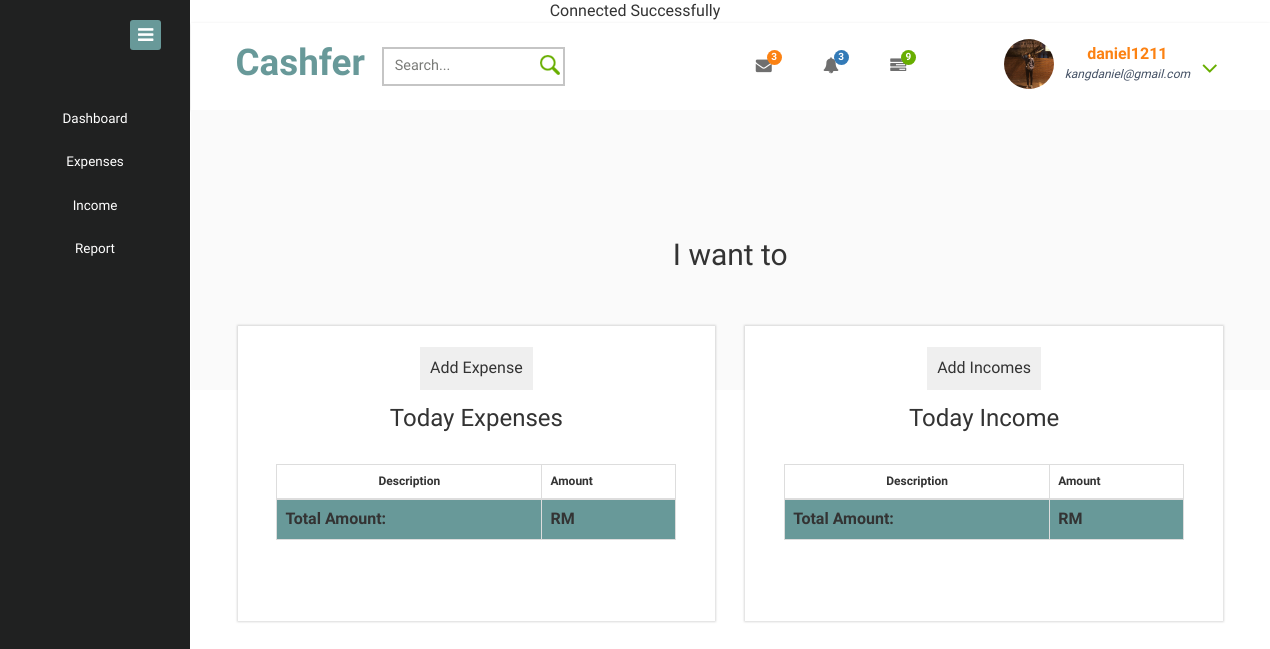
/dashboard.php, run on an earlier commit of the app's database.
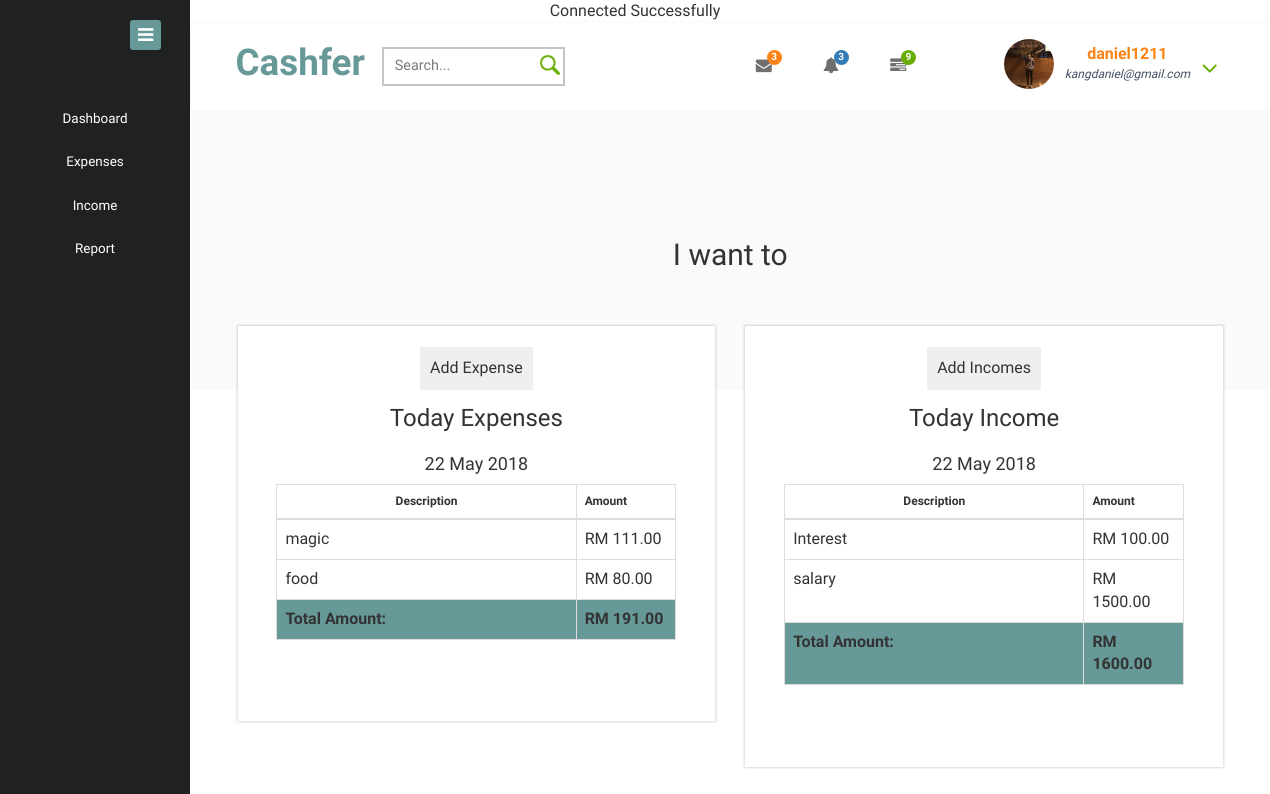
And on a later commit of the database.
### tables this page shows
CREATE TABLE `expense_list` (
  `expid` int(6) NOT NULL,
  `userid` int(6) NOT NULL,
  `date` date NOT NULL,
  `expense_category` varchar(256) NOT NULL,
  `expenses` decimal(10,2) NOT NULL
);

CREATE TABLE `incomes_list` (
  `incid` int(6) NOT NULL,
  `userid` int(6) NOT NULL,
  `date` date NOT NULL,
  `income_category` varchar(256) NOT NULL,
  `incomes` decimal(10,2) NOT NULL
);

### dashboard.php (the view, shortened to what this page needs)
<?php include 'include/head.php';?>
<?php include 'include/db_connection.php';
$conn = OpenCon();
$userid = 123123;
$date = date('Y-m-d');
?>
<html>
<body>
<div class="page-container">
   <div class="left-content">
	   <div class="mother-grid-inner">
			<?php include 'include/header.php';?>
<div class="inner-block">
<h2> I want to </h2>
<br/>
<div class="chit-chat-layer1">
	<div class="col-md-6 chit-chat-layer1-left">
    <div class="work-progres">
      <button id="myBtnExp" style="border:5px; padding:10px;  margin-bottom:15px;">Add Expense</button>
					<h3 >Today Expenses</h3>
            <div class='row'>
            <br/>
                <div align="center">
                    <table style='width: 400px; margin-bottom: 60px' class='table table-bordered'>
<?php
          $line =	"select *,DATE_FORMAT(date, '%e %M %Y')as fdate from `expense_list` WHERE date = '$date' and userid =$userid;" ;
          $result = mysqli_query($conn,$line);
          $id_pro = mysqli_fetch_assoc($result);
          $date1 = $id_pro['date'];
          $exp_date= $id_pro['fdate'];
          echo" <h4 style='margin-bottom: 10px; text-align: center;'>$exp_date</h4>";
?>
			                    <thead>
			                        <tr>
			                            <th style='font-size: 12px; text-align: center;'>Description </th>
			                            <th style='font-size: 12px'>Amount</th>
			                        </tr>
			                    </thead>
                          <tbody>
<?php
 $line2 =	"select * from `expense_list` WHERE date = '$date1' and userid =$userid;" ;
 $result2 = mysqli_query($conn,$line2);
 while($id_pro2 = mysqli_fetch_assoc($result2)){
   $exp_cat= $id_pro2['expense_category'];
   $exp = $id_pro2['expenses'];
   echo"
                             <tr>
			                            <td class='col-md-9'>$exp_cat</td>
			                            <td class='col-md-3'>RM $exp</td>
                              </tr>";}
?>
			                        <tr style='background: #689999'>
			                            <td >
			                            <p>
			                                <strong>Total Amount: </strong>
			                            </p>
										</td>
			                            <td>
<?php
 $line3 =	"select sum(expenses) as expenses from `expense_list` WHERE date = '$date1' and userid =$userid;" ;
 $result3 = mysqli_query($conn,$line3);
 $id_pro3 = mysqli_fetch_assoc($result3);
   $totalexp = $id_pro3['expenses'];
   echo"
			                            <p>
			                                <strong>RM $totalexp</strong>
                                  </p>";
?>
										</td>
			                        </tr>
			                    </tbody>
			                </table>
       </div>
		</div>
 </div>
  </div>
</div>
<div class="col-md-6 chit-chat-layer1-rit">
      	  <div class="work-progres">
          <button id="myBtnInc" style="border:5px; padding:10px; margin-bottom:15px;">Add Incomes</button>
          <h3>Today Income</h3>
          <div class='row'>
          <div align="center">
            <br/>
                <div>
                    <table style='width: 400px; margin-bottom: 60px' class='table table-bordered'>
<?php
          $line =	"select *,DATE_FORMAT(date, '%e %M %Y')as fdate from `incomes_list` WHERE date = '$date' and userid =$userid;" ;
          $result = mysqli_query($conn,$line);
          $id_pro = mysqli_fetch_assoc($result);
          $date1 = $id_pro['date'];
          $exp_date= $id_pro['fdate'];
          echo" <h4 style='margin-bottom: 10px; text-align: center;'>$exp_date</h4>";
?>
			                    <thead>
			                        <tr>
			                            <th style='font-size: 12px; text-align: center;'>Description </th>
			                            <th style='font-size: 12px'>Amount</th>
			                        </tr>
			                    </thead>
                          <tbody>
<?php
 $line2 =	"select * from `incomes_list` WHERE date = '$date1' and userid =$userid;" ;
 $result2 = mysqli_query($conn,$line2);
 while($id_pro2 = mysqli_fetch_assoc($result2)){
   $exp_cat= $id_pro2['income_category'];
   $exp = $id_pro2['incomes'];
   echo"
                             <tr>
			                            <td class='col-md-9'>$exp_cat</td>
			                            <td class='col-md-3'>RM $exp</td>
                              </tr>";}
?>
			                        <tr style='background: #689999'>
			                            <td >
			                            <p>
			                                <strong>Total Amount: </strong>
			                            </p>
										</td>
			                            <td>
<?php
 $line3 =	"select sum(incomes) as incomes from `incomes_list` WHERE date = '$date' and userid =$userid;" ;
 $result3 = mysqli_query($conn,$line3);
 $id_pro3 = mysqli_fetch_assoc($result3);
   $totalexp = $id_pro3['incomes'];
   echo"
			                            <p>
			                                <strong>RM $totalexp</strong>
                                  </p>";
?>
										</td>
			                        </tr>
			                    </tbody>
			                </table>
			</div>
      </div>
     </div>
     </div>
</div>
</div>
</div>
</div>
</div>
    <?php include 'include/sidebar.php';?>
</body>
</html>

### include/head.php (shortened to what this page needs)
<!DOCTYPE HTML>
<html>
<head>
<link href="css/bootstrap.css" rel="stylesheet" type="text/css" media="all">
<link href="css/style.css" rel="stylesheet" type="text/css" media="all"/>
<link href="css/font-awesome.css" rel="stylesheet">
</head>

### include/header.php (shortened to what this page needs)
<div class="header-main">
				<div class="header-left">
						<div class="logo-name">
								 <a href="index.php"> <h1 style="font-family: 'Raleway', sans-serif; color: #689999">Cashfer</h1>
							  </a>
						</div>
							<div class="search-box">
								<form>
									<input type="text" placeholder="Search..." required="">
									<input type="submit" value="">
								</form>
							</div>
					 </div>
					 <div class="header-right">
						<div class="profile_details_left">
							<ul class="nofitications-dropdown">
								<li class="dropdown head-dpdn">
									<a href="#" class="dropdown-toggle" data-toggle="dropdown" aria-expanded="false"><i class="fa fa-envelope"></i><span class="badge">3</span></a>
								</li>
								<li class="dropdown head-dpdn">
									<a href="#" class="dropdown-toggle" data-toggle="dropdown" aria-expanded="false"><i class="fa fa-bell"></i><span class="badge blue">3</span></a>
								</li>
								<li class="dropdown head-dpdn">
									<a href="#" class="dropdown-toggle" data-toggle="dropdown" aria-expanded="false"><i class="fa fa-tasks"></i><span class="badge blue1">9</span></a>
								</li>
							</ul>
							<div class="clearfix"> </div>
						</div>
						<div class="profile_details">
							<ul>
								<li class="dropdown profile_details_drop">
									<a href="#" class="dropdown-toggle" data-toggle="dropdown" aria-expanded="false">
										<div class="profile_img">
											<span class="prfil-img"><img style="width: 50px; height: 50px; border-radius: 50%;" src="images/dp1.jpg" alt=""> </span>
											<div class="user-name">
												<p>daniel1211</p>
												<span>kangdaniel@gmail.com</span>
											</div>
											<i class="fa fa-angle-down lnr"></i>
											<div class="clearfix"></div>
										</div>
									</a>
								</li>
							</ul>
						</div>
						<div class="clearfix"> </div>
					</div>
			     <div class="clearfix"> </div>
			</div>

### include/sidebar.php (shortened to what this page needs)
  <div class="sidebar-menu">
  	<div class="logo"> <a href="#" class="sidebar-icon"> <span class="fa fa-bars"></span> </a>  </div>
    <div class="menu">
      <ul style="margin-top: 30px" id="menu" >
				<li id="menu-home" ><a href="dashboard.php"></i><span>Dashboard</span></a></li>
        <li id="menu-home" ><a href="expenses.php"></i><span>Expenses</span></a></li>
        <li id="menu-home" ><a href="income.php"></i><span>Income</span></a></li>
       	<li id="menu-home" ><a href="report.php"></i><span>Report</span></a></li>
      </ul>
    </div>
</div>

### dashboard.php (style rules this page uses)
body { text-align:center; }
* { margin: 0; padding: 0; -webkit-box-sizing: border-box; -moz-box-sizing: border-box; box-sizing: border-box; }
.clearfix:after { content: ''; display: block; height: 0; width: 0; clear: both; }

What changed in the data, as far as the page shows it:
added expense_list: expense_category "magic", expenses "111.00"
added expense_list: expense_category "food", expenses "80.00"
added incomes_list: income_category "Interest", incomes "100.00"
added incomes_list: income_category "salary", incomes "1500.00"
Also different on the page:
$exp_date: (not shown) → "22 May 2018"
$totalexp: (not shown) → "191.00"
$totalexp: (not shown) → "1600.00"
